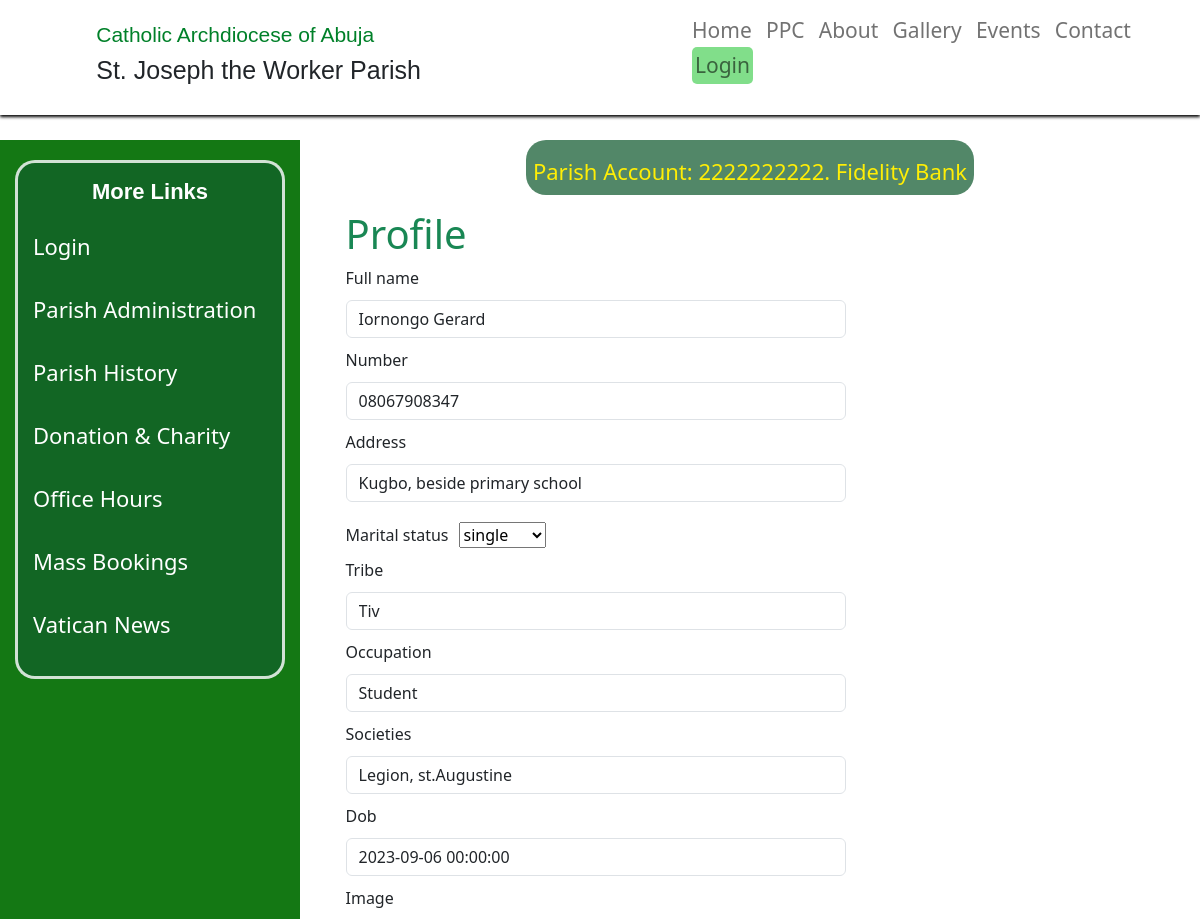
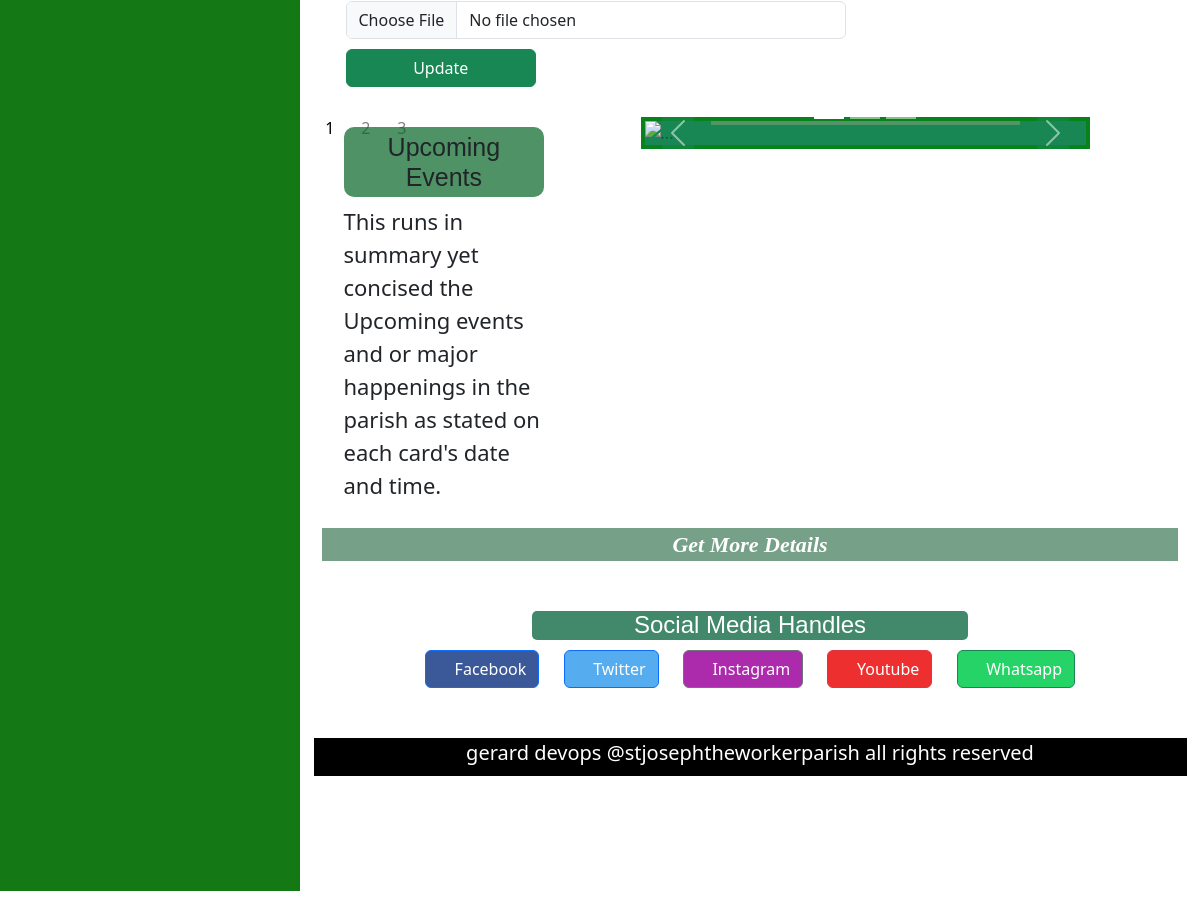
The app's page /dashboard/profile/1 with its own data (2 pictures, top to bottom).
### account/models.py (models this page shows, shortened)
class ProfileModel(models.Model):
    user = models.OneToOneField(User, on_delete=models.CASCADE)
    full_name = models.CharField(max_length=100, null=False, blank=True)
    number = models.CharField(max_length=11, null=False, blank=True)
    address = models.CharField(max_length=100, null=False, blank=True)
    marital_status = models.CharField(max_length=100,choices=[('single', 'single'), ('married', 'married'), ('widow', 'widow'), ('widower', 'widower')], null=False, blank=True)
    tribe = models.CharField(max_length=50, null=False, blank=True)
    occupation = models.CharField(max_length=50, null=False, blank=True)
    societies = models.CharField(max_length=100, null=False, blank=True)
    dob = models.DateField(null=False, blank=True)
    image = models.ImageField(upload_to='pics/', null=True)

### profiles/views.py (the view)
# urls.py: path('profile/<pk>', Profile.as_view(), name='profile'),
class Profile(UpdateView):
    template_name = 'profile.html'
    form_class = ProfileForm
    model = ProfileModel
    success_message = 'Profile updated successfully'
    success_url = 'profiles:dashboard'

### account/forms.py
class ProfileForm(forms.ModelForm):
    class Meta:
        model = ProfileModel
        fields = '__all__'

### Templates/profile.html (shortened to what this page needs)
{% extends 'layout.html' %}
{% load static %}
 {% block extrastyle %}
<link rel="stylesheet" href="{% static 'css/carousel.css' %}" />
<link rel="stylesheet" href="{% static 'css/index.css' %}" />
{% endblock %}
{% block content %}
      <div class="container" style="width: 90%; margin:auto 20px;">
        <form method="post" enctype="multipart/form-data">
          <h1 class="text-success">Profile</h1>
          <div class="form-group">{{form.full_name.label}}{{form.full_name}}</div>
          <div class="form-group">{{form.number.label}}{{form.number}}</div>
          <div class="form-group">{{form.address.label}}{{form.address}}</div>
          <div class="form-group">{{form.marital_status.label}}{{form.marital_status}}</div>
          <div class="form-group">{{form.tribe.label}}{{form.tribe}}</div>
          <div class="form-group">{{form.occupation.label}}{{form.occupation}}</div>
          <div class="form-group">{{form.societies.label}}{{form.societies}}</div>
          <div class="form-group">{{form.dob.label}}{{form.dob}}</div>
          <div class="form-group">{{form.image.label}}{{form.image}}</div>
          <div class="form-group">
            <input class="btn btn-success w-25 " type="submit" value="Update" />
          </div>
        </form>
      </div>
{% endblock %}

### static/css/layout.css (style rules this page uses)
* { padding: 0; margin: 0; }
body { box-sizing: border-box; width: 100%; height: 100vh; overflow: hidden; }

### records on screen
ProfileModel: full_name "Iornongo Gerard", number "08067908347", address "Kugbo, beside primary school", marital_status "single", tribe "Tiv", occupation "Student", societies "Legion, st.Augustine", dob "2023-09-06 00:00:00"
